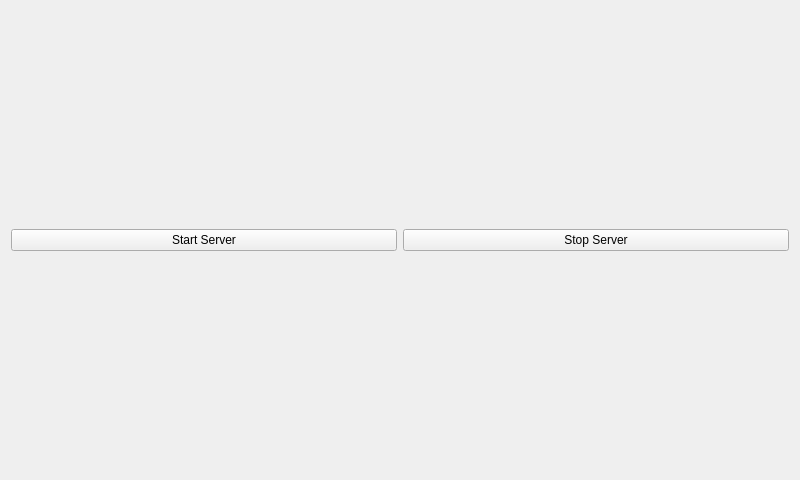
<?xml version="1.0" encoding="UTF-8"?>
<ui version="4.0">
 <class>MainView</class>
 <widget class="QMainWindow" name="MainView">
  <property name="geometry">
   <rect>
    <x>0</x>
    <y>0</y>
    <width>800</width>
    <height>480</height>
   </rect>
  </property>
  <property name="windowTitle">
   <string>MainView</string>
  </property>
  <widget class="QWidget" name="centralWidget">
   <layout class="QHBoxLayout" name="horizontalLayout">
    <item>
     <widget class="QPushButton" name="btnStartServer">
      <property name="text">
       <string>Start Server</string>
      </property>
     </widget>
    </item>
    <item>
     <widget class="QPushButton" name="btnStopServer">
      <property name="text">
       <string>Stop Server</string>
      </property>
     </widget>
    </item>
   </layout>
  </widget>
 </widget>
 <layoutdefault spacing="6" margin="11"/>
 <resources/>
 <connections/>
</ui>
